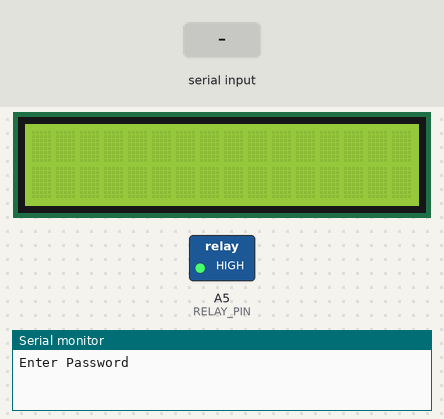
This sketch was run on a simulated Arduino Uno, built with avr-gcc and run on an emulated ATmega328P. Parts: 16×2 character LCD, switched loads named in the sketch (green lamp = pin HIGH), the last lines printed to the serial monitor. The test bench sets the inputs (shaded band).

Above: at 1.2 s.
1.3 s: "1" received over Serial
At 3.7 s:
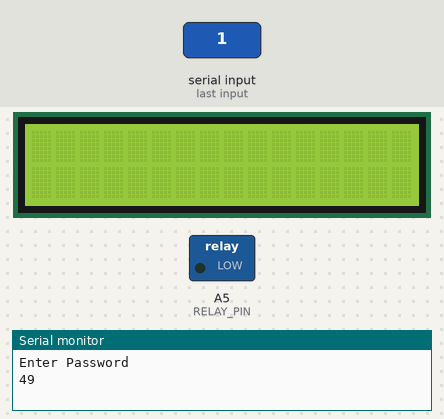
Timing chart, 0 to 5.8 s (numbered marks = the images above; inputs shaded):
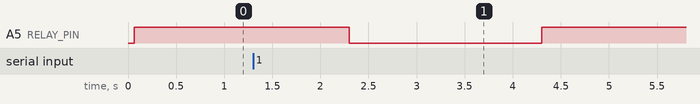

Measured:
- after the input at 1.3 s, A5 (RELAY_PIN): HIGH → LOW after 1.0 s, → HIGH 2.0 s later

The sketch:

SolenoidTest.ino
```cpp
#include <Key.h>
#include <Keypad.h>
#include <LiquidCrystal_I2C.h>
LiquidCrystal_I2C lcd(0x27,16,2);

const byte ROWS = 4;
const byte COLS = 4;

const int RELAY_PIN = A5; //Solenoid Lock


char password[]= {'3', '2', '4', '2'};
char entered[4];
int pos = 0;

boolean passwordCheck(){
  for (int i = 0;  i < 4; i++){
    if( entered[i] != password[i] ){
      return false;
    }
  }
  return true;
}

int number = 0;

void setup(){
  Serial.begin(9600);
  lcd.init();
  lcd.backlight();

  pinMode(RELAY_PIN, OUTPUT);
  digitalWrite(RELAY_PIN,HIGH);

  Serial.println("Enter Password");

}

void loop(){
  number = 0;

  while(Serial.available() == 0){ /*do nothing*/}

  while(Serial.available()){
    int incoming = Serial.read();
    Serial.println(incoming);

    if(incoming == 49){
      delay(1000);
      digitalWrite(RELAY_PIN, LOW);  // Bounce out
      delay(2000);
      digitalWrite(RELAY_PIN, HIGH); // Lock in
    }
  }
}

//  char customKey = customKeypad.getKey();
//
//  if (customKey){
//    lcd.print(customKey);
//    entered[pos] = customKey;
//    pos++;
//  }
//
//  if (pos==4){
//    if( passwordCheck()){
//      lcd.clear();
//      lcd.print("BRAVO");
//      digitalWrite(RELAY_PIN, LOW);  // Bounce out
//      delay(2000);
//      digitalWrite(RELAY_PIN, HIGH); // Lock in
//    }
//    else{
//      lcd.clear();
//      lcd.print("ERREUR");
//      delay(3000);
//    }
//    lcd.clear();
//    entered[4]={};
//  }
//}
```
